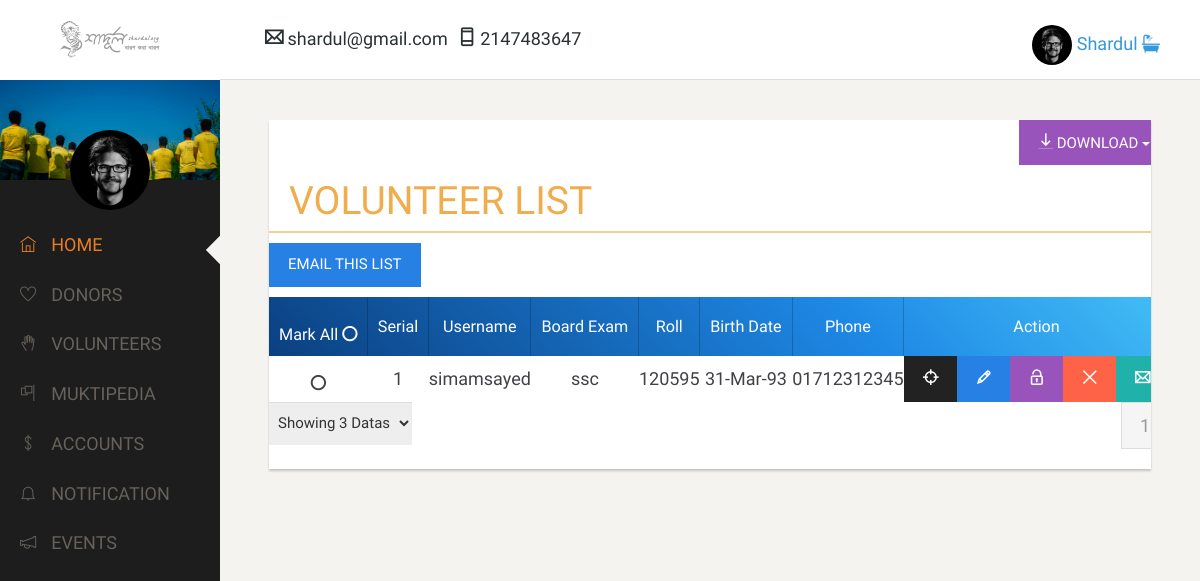
Screenshot of /views/NO-NAME/Admin/volunteers.php (signed in) with the database file from the repository.
### tables this page shows
CREATE TABLE `volunteer` (
  `id` int(111) NOT NULL,
  `user_id` int(111) NOT NULL,
  `highest_education` varchar(111) NOT NULL,
  `passing_year` varchar(111) NOT NULL,
  `roll` int(111) NOT NULL,
  `profile_picture` varchar(111) NOT NULL,
  `softDelete` varchar(111) NOT NULL DEFAULT 'No'
);

CREATE TABLE `user` (
  `id` int(111) NOT NULL,
  `firstname` varchar(111) NOT NULL,
  `lastname` varchar(111) NOT NULL,
  `email` varchar(111) NOT NULL,
  `phone` varchar(111) NOT NULL,
  `user_name` varchar(111) NOT NULL,
  `password` varchar(111) NOT NULL,
  `address` varchar(111) NOT NULL,
  `softDelete` varchar(111) NOT NULL DEFAULT 'No',
  `role` varchar(111) NOT NULL,
  `dob` text NOT NULL
);

### src/SHARDUL/NO-NAME/Model/Database.php (called while the page is built, shortened)
<?php
class Database
{
public function  __construct()
{
        try{
            $this->dbh = new PDO("mysql:host = localhost;dbname=shardul_db","root","");
        }
        catch(PDOException $error){
            echo "Database Error:".$error->getMessage()."<br>";
            echo "Databse Connection Failed";
        }
}
}

### src/SHARDUL/NO-NAME/WareHouse/AdminStore.php (called while the page is built, shortened)
<?php
class AdminStore extends Admin
{
    public function AdminIndex()
    {
        $AdminID = $_SESSION['Admin'];
        $query = " SELECT * FROM admin WHERE id = '$AdminID'";
        $STH = $this->dbh->query($query);
        $STH->setFetchMode(PDO::FETCH_OBJ);
        return $STH->fetch();
    }
}

### src/SHARDUL/NO-NAME/WareHouse/VolunteerStore.php (called while the page is built, shortened)
<?php
class VolunteerStore extends Volunteer
{
    public function index()
    {
        try {
            $sql = "SELECT user.*,volunteer.* FROM user,volunteer WHERE user.id=volunteer.user_id ORDER BY volunteer.id DESC";
            $STH = $this->dbh->query($sql);
            $STH->setFetchMode(PDO::FETCH_OBJ);
            $arrAllData = $STH->fetchAll();
            return $arrAllData;
        } catch (PDOException $e) {
            echo "Error:" . $e->getMessage();
        }
    }
    public function indexPaginator($page=1, $DataPerPage=3){
        $start = (($page-1) * $DataPerPage);
        $sql = "SELECT user.*,volunteer.* FROM user,volunteer  WHERE user.id=volunteer.user_id LIMIT $start,$DataPerPage";
        $STH = $this->dbh->query($sql);
        $STH->setFetchMode(PDO::FETCH_OBJ);
        $arrSomeData  = $STH->fetchAll();
        return $arrSomeData;
    }
}

### views/NO-NAME/Admin/volunteers.php (the view, shortened to what this page needs)
<?php
if(isset($_SESSION['Admin']) && !empty($_SESSION['Admin'])){
include_once "dashboard.php";
$objVolCount = new WareHouse\VolunteerStore();
$VolunteerList = $objVolCount->index();
$recordCount = count($VolunteerList);
if(isset($_REQUEST['Page'])){
    $page = $_REQUEST['Page'];
}else if(isset($_SESSION['Page'])){
    $page = $_SESSION['Page'];
}else{
    $page = 1;
}
if(isset($_REQUEST['DataPerPage'])){
    $DataPerPage = $_REQUEST['DataPerPage'];
}else if(isset($_SESSION['DataPerPage'])){
    $DataPerPage = $_SESSION['DataPerPage'];
}else{
    $DataPerPage = 3;
}
$pages = ceil($recordCount/$DataPerPage);
$Data2view = $objVolCount->indexPaginator($page, $DataPerPage);
$serial = (($page-1) * $DataPerPage) +1;
?>
<!doctype html>
<html lang="en">
<head>
</head>
<body>
<div class="main-content container-fluid">
    <div class="table-hold animated">
        <h1 class="vol-header">Volunteer List</h1>
        <div class="table-match-width">
            <a href="volemail.php?list=1" class="btn btn-primary match-Sibling" role="button">Email This List</a>
        </div>
        <form action="trashMultiple.php" method="post" id="multiple">
            <div class="table-match-width-absolute">
                <div class="dropdown dropdown-override">
                    <button id="dLabel" type="button" class="btn btn-info btnPosition" data-toggle="dropdown" aria-haspopup="true" aria-expanded="false">
                        <i class="ti-download"></i>
                        Download
                        <span class="caret"></span>
                    </button>
                </div>
            </div>
            <table cellpadding="0" cellspacing="0">
                <tr class="titleHead">
                    <?php if($AdminInfo->catagory =="Super Admin" || $AdminInfo->catagory =="Volunteer Admin"){?>
                        <th>Mark All <label><input id="select_all" type="checkbox" value="select all"> <span class="chk_lbl"></span></label></th>
                    <?php } ?>
                    <th>Serial</th>
                    <th>Username</th>
                    <th>Board Exam</th>
                    <th>Roll</th>
                    <th>Birth Date</th>
                    <th>Phone</th>
                    <?php if($AdminInfo->catagory =="Super Admin" || $AdminInfo->catagory =="Volunteer Admin"){?>
                        <th>Action</th>
                    <?php } ?>
                </tr>
                <?php
                foreach ($Data2view as $Volunteer){
                    ?>
                    <tr>
                        <?php if($AdminInfo->catagory =="Super Admin" || $AdminInfo->catagory =="Volunteer Admin"){?>
                            <td><label><input type='checkbox' class='checkbox' name='mark[]' value='<?php echo $Volunteer->id ?>'><span class="chk_lbl"></span></label></label></td>
                        <?php } ?>
                        <td><?php echo $serial ?></td>
                        <td><?php echo $Volunteer->user_name ?></td>
                        <td><?php echo $Volunteer->highest_education ?></td>
                        <td><?php echo $Volunteer->roll ?></td>
                        <td><?php echo date('d-M-y',strtotime($Volunteer->dob));?></td>
                        <td><?php echo $Volunteer->phone;?></td>
                        <?php if($AdminInfo->catagory =="Super Admin" || $AdminInfo->catagory =="Volunteer Admin"){?>
                        <td class="act">
                            <a href='volview.php?id=<?php echo $Volunteer->id ?>' class="btn btn-default" title="View"><i class="ti-target"></i></a>
                            <a href='Voledit.php?id=<?php echo $Volunteer->id ?>' class='btn btn-primary' title="Edit"><i class="ti-pencil"></i></a>
                            <?php if($Volunteer->softDelete=="Yes") {
                                echo "<a href = 'volRecover.php?id=$Volunteer->id' class='btn btn-info' title = 'Activate'><i class='ti-unlock'></i ></a>";
                            }else{
                                echo "<a href = 'voltrash.php?id=$Volunteer->id' class='btn btn-warning' title = 'Deactivate'><i class='ti-lock'></i></a>";
                            } ?>
                            <a href='' type="button" data-toggle="modal" data-target="#pop<?php echo $serial?>" title="Delete" class="btn btn-danger"><i class="ti-close"></i></a>
                            <a href='volemail.php?id=<?php echo $Volunteer->id ?>' class='btn btn-success' title="Mail"><i class="ti-email"></i></a>
                        </td>
                        <?php } ?>
                    </tr>
                    <?php
                    $serial++;
                }  ?>
            </table>
        </form>
        <div class="table-match-width">
            <ul class="pagination pagination-override">
                <?php
                for($i=1;$i<=$pages;$i++)
                {
                    if($i==$page) echo '<li class="active"><a href="">'. $i . '</a></li>';
                    else  echo "<li><a href='?Page=$i'>". $i . '</a></li>';
                }
                ?>
            </ul>
            <select  class="form-control DataPerPage"  name="DataPerPage" id="DataPerPage" onchange="javascript:location.href = this.value;" >
                <?php
                if($DataPerPage==3 ) echo '<option value="?DataPerPage=3" selected >Showing 3 Datas </option>';
                else echo '<option  value="?DataPerPage=3">3 Datas </option>';
                ?>
            </select>
        </div>
    </div>
    <?php
    }else{
        include_once "AdminLoginForm.php";
    }
    ?>
</body>
</html>

### views/NO-NAME/Admin/dashboard.php (shortened to what this page needs)
<?php
if(isset($_SESSION['Admin']) && !empty($_SESSION['Admin'])) {
    $objAdminInfo = new WareHouse\AdminStore();
    $AdminInfo = $objAdminInfo->AdminIndex();
}
?>
<!DOCTYPE html>
<html lang="en">
<head>
    <link rel="stylesheet" type="text/css" href="../../../resource/fonts/font-awesome-4.7.0/css/font-awesome.min.css" />
    <link href="../../../resource/css/bootstrap.min.css" rel="stylesheet">
    <link href="../../../resource/css/themify-icons.css" rel="stylesheet">
    <link href="../../../resource/css/animate.css" rel="stylesheet">
    <link href="../../../resource/css/adminpanel.css" rel="stylesheet">
    <link href="../../../resource/css/forms.css" rel="stylesheet">
    <link href="../../../resource/css/jquery-ui.css" rel="stylesheet">
    <link href="../../../resource/css/wickedpicker.css" rel="stylesheet">
    <link rel="stylesheet" href="https://maxcdn.bootstrapcdn.com/font-awesome/4.5.0/css/font-awesome.min.css">
</head>
<body>
<div class="main-wrap ">
    <div class="panel-wrap">
        <div class="brand">
            <img src="../../../resource/img/logo.png" alt="" class="logo" style="width:100px;">
        </div>
        <div class="user-hold">
            <img src="../../../resource/img/admin/pro-pic/admin.png" style=" width:80px; height:80px;" class="img-circle" alt="">
        </div>
        <div class="option-wrap">
                <ul>
                    <li class="dashTab active"><a href="index.php"><i class="ti-home"></i>Home</a></li>
                    <li class="dashTab"><a href="Donors.php"><i class="ti-heart"></i>Donors</a></li>
                    <li class="dashTab"><a href="volunteers.php"><i class="ti-hand-open"></i>Volunteers</a></li>
                    <li class="dashTab"><a href="muktipidea.php"><i class="ti-flag-alt-2"></i>Muktipedia</a></li>
                    <li class="dashTab"><a href=""><i class="ti-money"></i>Accounts</a></li>
                    <li class="dashTab"><a href=""><i class="ti-bell"></i>Notification</a></li>
                    <li class="dashTab"><a href=""><i class="ti-announcement"></i>Events</a></li>
                </ul>
        </div>
    </div>
    <div class="content-wrap">
        <header>
            <div class="just_info">
                <ul>
                    <li><i class="ti-email"></i>&nbsp;<?php echo $AdminInfo->email ?></li>
                    <li><i class="ti-mobile"></i>&nbsp;<?php echo $AdminInfo->phone ?></li>
                </ul>
            </div>
            <div class="dropdown pull-right settings">
                <img src="../../../resource/img/admin/pro-pic/admin.png" style="height: 40px; display: inline-block" class="img-responsive img-circle" alt="">
                <button id="dLabel" type="button" data-toggle="dropdown" aria-haspopup="true" aria-expanded="false" title="Settings">
                    <p class="hidden-xs"><?php echo $AdminInfo->user_name ?>&nbsp;<span class="fa fa-caret-down fa-s15"></span></p>
                </button>
            </div>
        </header>
</body>
</html>

### resource/css/forms.css (style rules this page uses)
* { box-sizing: border-box!important; }
body { font-size: 20px; font-family: 'Hind Siliguri', sans-serif!important; font-weight: 400; color: #414146; }
h1,h2,h3,h4,h5,h6 { font-family: 'Hind Siliguri', sans-serif!important; }

### rows the page displays
volunteer: user.user_name "simamsayed", highest_education "ssc", roll "120595", user.dob "31-Mar-93", user.phone "01712312345"

### other values shown
$AdminInfo->email "shardul@gmail.com"
$AdminInfo->phone "2147483647"
$AdminInfo->user_name "Shardul"
